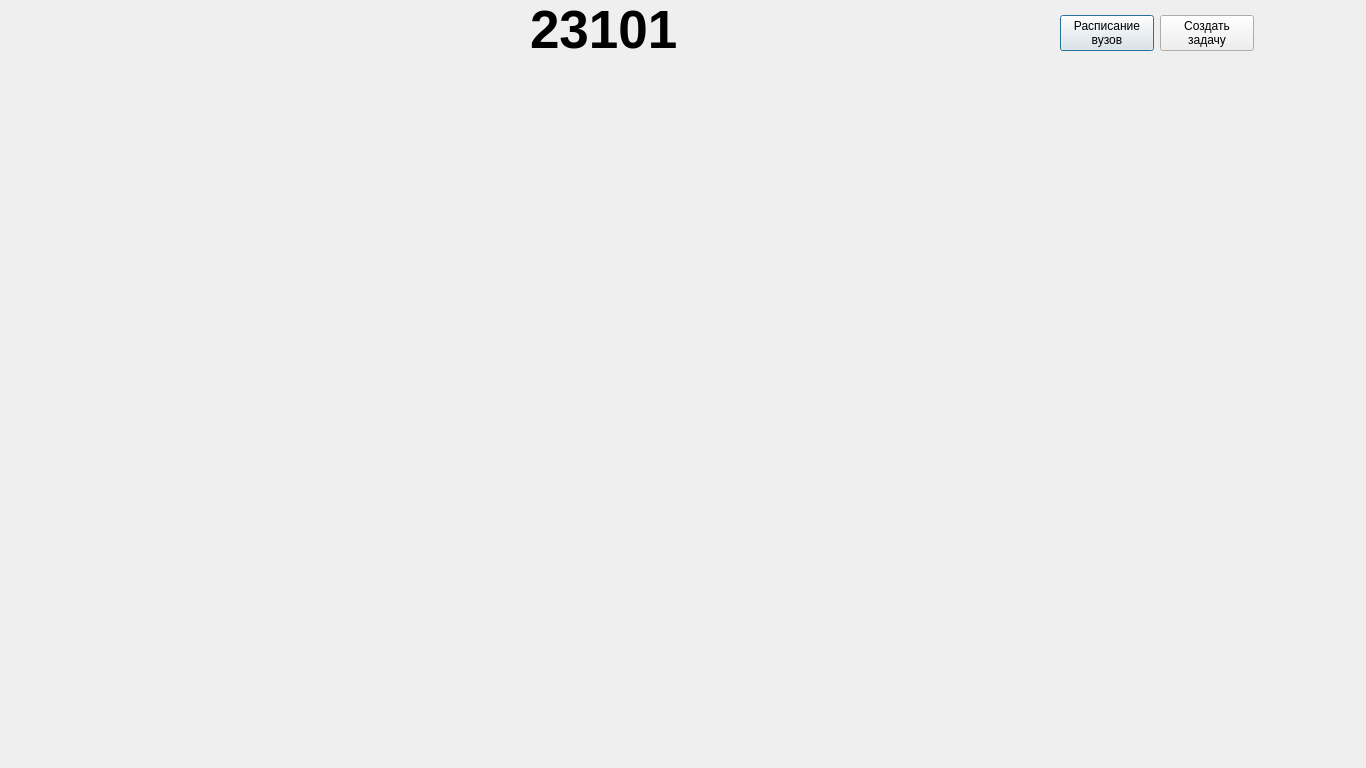
<?xml version="1.0" encoding="UTF-8"?>
<ui version="4.0">
 <class>G23101</class>
 <widget class="QDialog" name="G23101">
  <property name="geometry">
   <rect>
    <x>0</x>
    <y>0</y>
    <width>1366</width>
    <height>768</height>
   </rect>
  </property>
  <property name="windowTitle">
   <string>g23101</string>
  </property>
  <widget class="QLabel" name="label">
   <property name="geometry">
    <rect>
     <x>-50</x>
     <y>0</y>
     <width>1366</width>
     <height>768</height>
    </rect>
   </property>
   <property name="text">
    <string/>
   </property>
  </widget>
  <widget class="QLabel" name="label_2">
   <property name="geometry">
    <rect>
     <x>530</x>
     <y>0</y>
     <width>171</width>
     <height>61</height>
    </rect>
   </property>
   <property name="font">
    <font>
     <pointsize>40</pointsize>
     <weight>75</weight>
     <bold>true</bold>
    </font>
   </property>
   <property name="text">
    <string>&lt;html&gt;&lt;head/&gt;&lt;body&gt;&lt;p&gt;&lt;span style=&quot; color:#000000;&quot;&gt;23101&lt;/span&gt;&lt;/p&gt;&lt;/body&gt;&lt;/html&gt;</string>
   </property>
  </widget>
  <widget class="QWidget" name="layoutWidget">
   <property name="geometry">
    <rect>
     <x>1060</x>
     <y>10</y>
     <width>194</width>
     <height>46</height>
    </rect>
   </property>
   <layout class="QHBoxLayout" name="horizontalLayout">
    <item>
     <widget class="QPushButton" name="pushButton">
      <property name="text">
       <string>Расписание
вузов</string>
      </property>
     </widget>
    </item>
    <item>
     <widget class="QPushButton" name="pushButton_2">
      <property name="text">
       <string>Создать
задачу</string>
      </property>
     </widget>
    </item>
   </layout>
  </widget>
 </widget>
 <resources/>
 <connections/>
</ui>
